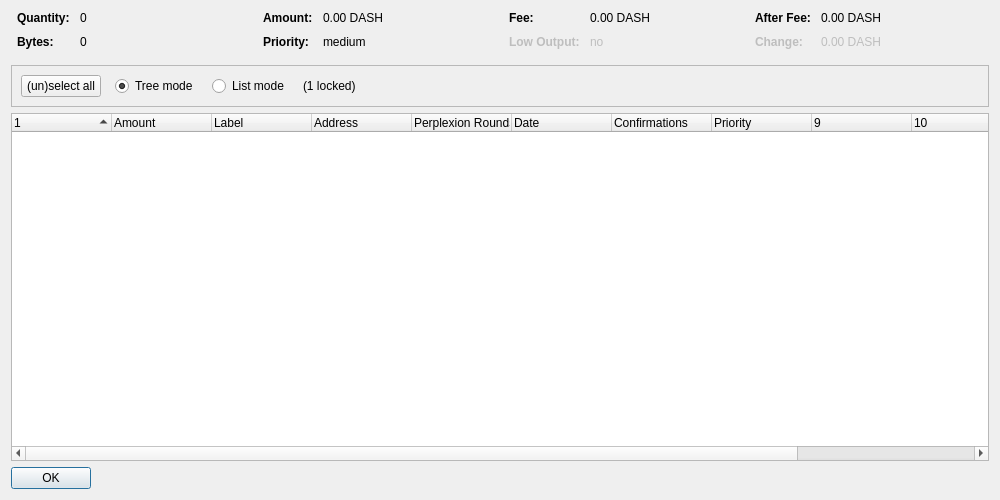
<?xml version="1.0" encoding="UTF-8"?>
<ui version="4.0">
 <class>CoinControlDialog</class>
 <widget class="QDialog" name="CoinControlDialog">
  <property name="geometry">
   <rect>
    <x>0</x>
    <y>0</y>
    <width>1000</width>
    <height>500</height>
   </rect>
  </property>
  <property name="windowTitle">
   <string>Coin Control Address Selection</string>
  </property>
  <layout class="QVBoxLayout" name="verticalLayout">
   <item>
    <layout class="QHBoxLayout" name="horizontalLayoutTop" stretch="0,0,0,0">
     <property name="topMargin">
      <number>0</number>
     </property>
     <property name="bottomMargin">
      <number>10</number>
     </property>
     <item>
      <layout class="QFormLayout" name="formLayoutCoinControl1">
       <property name="horizontalSpacing">
        <number>10</number>
       </property>
       <property name="verticalSpacing">
        <number>10</number>
       </property>
       <property name="leftMargin">
        <number>6</number>
       </property>
       <property name="rightMargin">
        <number>6</number>
       </property>
       <item row="0" column="0">
        <widget class="QLabel" name="labelCoinControlQuantityText">
         <property name="font">
          <font>
           <weight>75</weight>
           <bold>true</bold>
          </font>
         </property>
         <property name="text">
          <string>Quantity:</string>
         </property>
        </widget>
       </item>
       <item row="0" column="1">
        <widget class="QLabel" name="labelCoinControlQuantity">
         <property name="cursor">
          <cursorShape>IBeamCursor</cursorShape>
         </property>
         <property name="contextMenuPolicy">
          <enum>Qt::ActionsContextMenu</enum>
         </property>
         <property name="text">
          <string notr="true">0</string>
         </property>
         <property name="textInteractionFlags">
          <set>Qt::LinksAccessibleByMouse|Qt::TextSelectableByKeyboard|Qt::TextSelectableByMouse</set>
         </property>
        </widget>
       </item>
       <item row="1" column="0">
        <widget class="QLabel" name="labelCoinControlBytesText">
         <property name="font">
          <font>
           <weight>75</weight>
           <bold>true</bold>
          </font>
         </property>
         <property name="text">
          <string>Bytes:</string>
         </property>
        </widget>
       </item>
       <item row="1" column="1">
        <widget class="QLabel" name="labelCoinControlBytes">
         <property name="cursor">
          <cursorShape>IBeamCursor</cursorShape>
         </property>
         <property name="contextMenuPolicy">
          <enum>Qt::ActionsContextMenu</enum>
         </property>
         <property name="text">
          <string notr="true">0</string>
         </property>
         <property name="textInteractionFlags">
          <set>Qt::LinksAccessibleByMouse|Qt::TextSelectableByKeyboard|Qt::TextSelectableByMouse</set>
         </property>
        </widget>
       </item>
      </layout>
     </item>
     <item>
      <layout class="QFormLayout" name="formLayoutCoinControl2">
       <property name="horizontalSpacing">
        <number>10</number>
       </property>
       <property name="verticalSpacing">
        <number>10</number>
       </property>
       <property name="leftMargin">
        <number>6</number>
       </property>
       <property name="rightMargin">
        <number>6</number>
       </property>
       <item row="0" column="0">
        <widget class="QLabel" name="labelCoinControlAmountText">
         <property name="font">
          <font>
           <weight>75</weight>
           <bold>true</bold>
          </font>
         </property>
         <property name="text">
          <string>Amount:</string>
         </property>
        </widget>
       </item>
       <item row="0" column="1">
        <widget class="QLabel" name="labelCoinControlAmount">
         <property name="cursor">
          <cursorShape>IBeamCursor</cursorShape>
         </property>
         <property name="contextMenuPolicy">
          <enum>Qt::ActionsContextMenu</enum>
         </property>
         <property name="text">
          <string notr="true">0.00 DASH</string>
         </property>
         <property name="textInteractionFlags">
          <set>Qt::LinksAccessibleByMouse|Qt::TextSelectableByKeyboard|Qt::TextSelectableByMouse</set>
         </property>
        </widget>
       </item>
       <item row="1" column="0">
        <widget class="QLabel" name="labelCoinControlPriorityText">
         <property name="font">
          <font>
           <weight>75</weight>
           <bold>true</bold>
          </font>
         </property>
         <property name="text">
          <string>Priority:</string>
         </property>
        </widget>
       </item>
       <item row="1" column="1">
        <widget class="QLabel" name="labelCoinControlPriority">
         <property name="cursor">
          <cursorShape>IBeamCursor</cursorShape>
         </property>
         <property name="contextMenuPolicy">
          <enum>Qt::ActionsContextMenu</enum>
         </property>
         <property name="text">
          <string>medium</string>
         </property>
         <property name="textInteractionFlags">
          <set>Qt::LinksAccessibleByMouse|Qt::TextSelectableByKeyboard|Qt::TextSelectableByMouse</set>
         </property>
        </widget>
       </item>
      </layout>
     </item>
     <item>
      <layout class="QFormLayout" name="formLayoutCoinControl3">
       <property name="horizontalSpacing">
        <number>10</number>
       </property>
       <property name="verticalSpacing">
        <number>10</number>
       </property>
       <property name="leftMargin">
        <number>6</number>
       </property>
       <property name="rightMargin">
        <number>6</number>
       </property>
       <item row="0" column="0">
        <widget class="QLabel" name="labelCoinControlFeeText">
         <property name="font">
          <font>
           <weight>75</weight>
           <bold>true</bold>
          </font>
         </property>
         <property name="text">
          <string>Fee:</string>
         </property>
        </widget>
       </item>
       <item row="0" column="1">
        <widget class="QLabel" name="labelCoinControlFee">
         <property name="cursor">
          <cursorShape>IBeamCursor</cursorShape>
         </property>
         <property name="contextMenuPolicy">
          <enum>Qt::ActionsContextMenu</enum>
         </property>
         <property name="text">
          <string notr="true">0.00 DASH</string>
         </property>
         <property name="textInteractionFlags">
          <set>Qt::LinksAccessibleByMouse|Qt::TextSelectableByKeyboard|Qt::TextSelectableByMouse</set>
         </property>
        </widget>
       </item>
       <item row="1" column="0">
        <widget class="QLabel" name="labelCoinControlLowOutputText">
         <property name="enabled">
          <bool>false</bool>
         </property>
         <property name="font">
          <font>
           <weight>75</weight>
           <bold>true</bold>
          </font>
         </property>
         <property name="text">
          <string>Low Output:</string>
         </property>
        </widget>
       </item>
       <item row="1" column="1">
        <widget class="QLabel" name="labelCoinControlLowOutput">
         <property name="enabled">
          <bool>false</bool>
         </property>
         <property name="cursor">
          <cursorShape>IBeamCursor</cursorShape>
         </property>
         <property name="contextMenuPolicy">
          <enum>Qt::ActionsContextMenu</enum>
         </property>
         <property name="text">
          <string>no</string>
         </property>
         <property name="textInteractionFlags">
          <set>Qt::LinksAccessibleByMouse|Qt::TextSelectableByKeyboard|Qt::TextSelectableByMouse</set>
         </property>
        </widget>
       </item>
      </layout>
     </item>
     <item>
      <layout class="QFormLayout" name="formLayoutCoinControl4">
       <property name="horizontalSpacing">
        <number>10</number>
       </property>
       <property name="verticalSpacing">
        <number>10</number>
       </property>
       <property name="leftMargin">
        <number>6</number>
       </property>
       <property name="rightMargin">
        <number>6</number>
       </property>
       <item row="0" column="0">
        <widget class="QLabel" name="labelCoinControlAfterFeeText">
         <property name="font">
          <font>
           <weight>75</weight>
           <bold>true</bold>
          </font>
         </property>
         <property name="text">
          <string>After Fee:</string>
         </property>
        </widget>
       </item>
       <item row="0" column="1">
        <widget class="QLabel" name="labelCoinControlAfterFee">
         <property name="cursor">
          <cursorShape>IBeamCursor</cursorShape>
         </property>
         <property name="contextMenuPolicy">
          <enum>Qt::ActionsContextMenu</enum>
         </property>
         <property name="text">
          <string notr="true">0.00 DASH</string>
         </property>
         <property name="textInteractionFlags">
          <set>Qt::LinksAccessibleByMouse|Qt::TextSelectableByKeyboard|Qt::TextSelectableByMouse</set>
         </property>
        </widget>
       </item>
       <item row="1" column="0">
        <widget class="QLabel" name="labelCoinControlChangeText">
         <property name="enabled">
          <bool>false</bool>
         </property>
         <property name="font">
          <font>
           <weight>75</weight>
           <bold>true</bold>
          </font>
         </property>
         <property name="text">
          <string>Change:</string>
         </property>
        </widget>
       </item>
       <item row="1" column="1">
        <widget class="QLabel" name="labelCoinControlChange">
         <property name="enabled">
          <bool>false</bool>
         </property>
         <property name="cursor">
          <cursorShape>IBeamCursor</cursorShape>
         </property>
         <property name="contextMenuPolicy">
          <enum>Qt::ActionsContextMenu</enum>
         </property>
         <property name="text">
          <string notr="true">0.00 DASH</string>
         </property>
         <property name="textInteractionFlags">
          <set>Qt::LinksAccessibleByMouse|Qt::TextSelectableByKeyboard|Qt::TextSelectableByMouse</set>
         </property>
        </widget>
       </item>
      </layout>
     </item>
    </layout>
   </item>
   <item>
    <widget class="QFrame" name="frame">
     <property name="minimumSize">
      <size>
       <width>0</width>
       <height>40</height>
      </size>
     </property>
     <property name="frameShape">
      <enum>QFrame::StyledPanel</enum>
     </property>
     <property name="frameShadow">
      <enum>QFrame::Sunken</enum>
     </property>
     <layout class="QHBoxLayout" name="horizontalLayout">
      <item>
       <layout class="QHBoxLayout" name="horizontalLayoutPanel" stretch="0,0,0,0,0">
        <property name="spacing">
         <number>14</number>
        </property>
        <item>
         <widget class="QPushButton" name="pushButtonSelectAll">
          <property name="sizePolicy">
           <sizepolicy hsizetype="Maximum" vsizetype="Fixed">
            <horstretch>0</horstretch>
            <verstretch>0</verstretch>
           </sizepolicy>
          </property>
          <property name="text">
           <string>(un)select all</string>
          </property>
         </widget>
        </item>
        <item>
         <widget class="QRadioButton" name="radioTreeMode">
          <property name="sizePolicy">
           <sizepolicy hsizetype="Maximum" vsizetype="Fixed">
            <horstretch>0</horstretch>
            <verstretch>0</verstretch>
           </sizepolicy>
          </property>
          <property name="text">
           <string>Tree mode</string>
          </property>
          <property name="checked">
           <bool>true</bool>
          </property>
         </widget>
        </item>
        <item>
         <widget class="QRadioButton" name="radioListMode">
          <property name="sizePolicy">
           <sizepolicy hsizetype="Maximum" vsizetype="Fixed">
            <horstretch>0</horstretch>
            <verstretch>0</verstretch>
           </sizepolicy>
          </property>
          <property name="text">
           <string>List mode</string>
          </property>
         </widget>
        </item>
        <item>
         <widget class="QLabel" name="labelLocked">
          <property name="text">
           <string>(1 locked)</string>
          </property>
         </widget>
        </item>
        <item>
         <spacer name="horizontalSpacer">
          <property name="orientation">
           <enum>Qt::Horizontal</enum>
          </property>
          <property name="sizeHint" stdset="0">
           <size>
            <width>40</width>
            <height>20</height>
           </size>
          </property>
         </spacer>
        </item>
       </layout>
      </item>
     </layout>
    </widget>
   </item>
   <item>
    <widget class="CoinControlTreeWidget" name="treeWidget">
     <property name="contextMenuPolicy">
      <enum>Qt::CustomContextMenu</enum>
     </property>
     <property name="sortingEnabled">
      <bool>false</bool>
     </property>
     <property name="columnCount">
      <number>12</number>
     </property>
     <attribute name="headerShowSortIndicator" stdset="0">
      <bool>true</bool>
     </attribute>
     <attribute name="headerStretchLastSection">
      <bool>false</bool>
     </attribute>
     <column>
      <property name="text">
       <string/>
      </property>
     </column>
     <column>
      <property name="text">
       <string>Amount</string>
      </property>
     </column>
     <column>
      <property name="text">
       <string>Label</string>
      </property>
     </column>
     <column>
      <property name="text">
       <string>Address</string>
      </property>
     </column>
     <column>
      <property name="text">
       <string>Perplexion Rounds</string>
      </property>
     </column>
     <column>
      <property name="text">
       <string>Date</string>
      </property>
     </column>
     <column>
      <property name="text">
       <string>Confirmations</string>
      </property>
      <property name="toolTip">
       <string>Confirmed</string>
      </property>
     </column>
     <column>
      <property name="text">
       <string>Priority</string>
      </property>
     </column>
     <column>
      <property name="text">
       <string/>
      </property>
     </column>
     <column>
      <property name="text">
       <string/>
      </property>
     </column>
     <column>
      <property name="text">
       <string/>
      </property>
     </column>
     <column>
      <property name="text">
       <string/>
      </property>
     </column>
     <column>
      <property name="text">
       <string/>
      </property>
     </column>
    </widget>
   </item>
   <item>
    <widget class="QDialogButtonBox" name="buttonBox">
     <property name="sizePolicy">
      <sizepolicy hsizetype="Maximum" vsizetype="Fixed">
       <horstretch>0</horstretch>
       <verstretch>0</verstretch>
      </sizepolicy>
     </property>
     <property name="orientation">
      <enum>Qt::Horizontal</enum>
     </property>
     <property name="standardButtons">
      <set>QDialogButtonBox::Ok</set>
     </property>
    </widget>
   </item>
  </layout>
 </widget>
 <customwidgets>
  <customwidget>
   <class>CoinControlTreeWidget</class>
   <extends>QTreeWidget</extends>
   <header>coincontroltreewidget.h</header>
  </customwidget>
 </customwidgets>
 <resources/>
 <connections/>
</ui>
